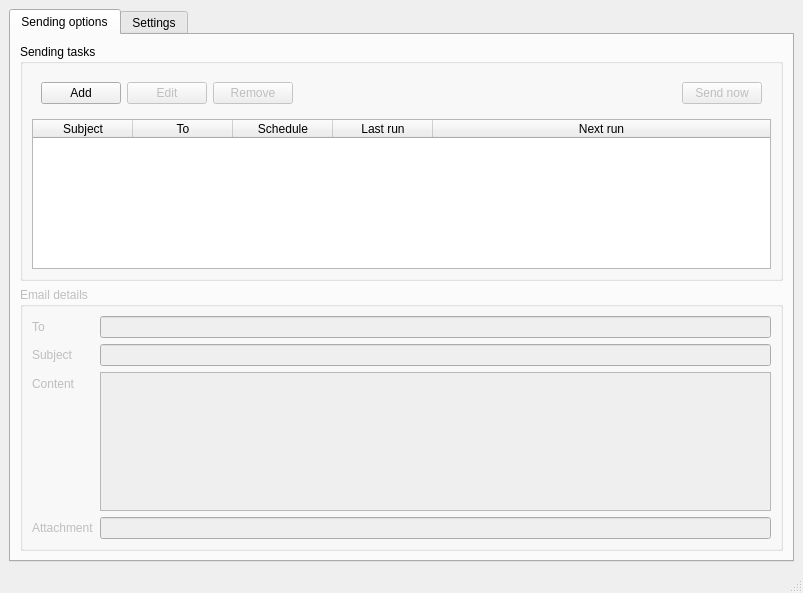
<?xml version="1.0" encoding="UTF-8"?>
<ui version="4.0">
 <class>MainWindow</class>
 <widget class="QMainWindow" name="MainWindow">
  <property name="geometry">
   <rect>
    <x>0</x>
    <y>0</y>
    <width>803</width>
    <height>593</height>
   </rect>
  </property>
  <property name="windowTitle">
   <string>Periodical Email Sender</string>
  </property>
  <widget class="QWidget" name="centralwidget">
   <layout class="QVBoxLayout" name="verticalLayout_4">
    <item>
     <widget class="QTabWidget" name="tabWidget">
      <property name="currentIndex">
       <number>0</number>
      </property>
      <widget class="QWidget" name="mainTab">
       <attribute name="title">
        <string>Sending options</string>
       </attribute>
       <layout class="QVBoxLayout" name="verticalLayout_2">
        <item>
         <widget class="QGroupBox" name="filesGroupBox">
          <property name="title">
           <string>Sending tasks</string>
          </property>
          <layout class="QVBoxLayout" name="verticalLayout">
           <item>
            <widget class="QWidget" name="buttonsWidget" native="true">
             <layout class="QHBoxLayout" name="horizontalLayout_3">
              <item>
               <widget class="QPushButton" name="addPushButton">
                <property name="text">
                 <string>Add</string>
                </property>
               </widget>
              </item>
              <item>
               <widget class="QPushButton" name="editPushButton">
                <property name="enabled">
                 <bool>false</bool>
                </property>
                <property name="text">
                 <string>Edit</string>
                </property>
               </widget>
              </item>
              <item>
               <widget class="QPushButton" name="removePushButton">
                <property name="enabled">
                 <bool>false</bool>
                </property>
                <property name="text">
                 <string>Remove</string>
                </property>
               </widget>
              </item>
              <item>
               <spacer name="horizontalSpacer">
                <property name="orientation">
                 <enum>Qt::Horizontal</enum>
                </property>
                <property name="sizeHint" stdset="0">
                 <size>
                  <width>40</width>
                  <height>20</height>
                 </size>
                </property>
               </spacer>
              </item>
              <item>
               <widget class="QPushButton" name="sendPushButton">
                <property name="enabled">
                 <bool>false</bool>
                </property>
                <property name="text">
                 <string>Send now</string>
                </property>
               </widget>
              </item>
             </layout>
            </widget>
           </item>
           <item>
            <widget class="QTableWidget" name="filesTableWidget">
             <property name="sizePolicy">
              <sizepolicy hsizetype="Expanding" vsizetype="Expanding">
               <horstretch>0</horstretch>
               <verstretch>0</verstretch>
              </sizepolicy>
             </property>
             <property name="minimumSize">
              <size>
               <width>0</width>
               <height>150</height>
              </size>
             </property>
             <property name="sizeAdjustPolicy">
              <enum>QAbstractScrollArea::AdjustToContents</enum>
             </property>
             <property name="editTriggers">
              <set>QAbstractItemView::NoEditTriggers</set>
             </property>
             <property name="showDropIndicator" stdset="0">
              <bool>false</bool>
             </property>
             <property name="dragDropOverwriteMode">
              <bool>false</bool>
             </property>
             <property name="selectionBehavior">
              <enum>QAbstractItemView::SelectRows</enum>
             </property>
             <attribute name="horizontalHeaderVisible">
              <bool>true</bool>
             </attribute>
             <attribute name="horizontalHeaderStretchLastSection">
              <bool>true</bool>
             </attribute>
             <column>
              <property name="text">
               <string>Subject</string>
              </property>
             </column>
             <column>
              <property name="text">
               <string>To</string>
              </property>
             </column>
             <column>
              <property name="text">
               <string>Schedule</string>
              </property>
             </column>
             <column>
              <property name="text">
               <string>Last run</string>
              </property>
             </column>
             <column>
              <property name="text">
               <string>Next run</string>
              </property>
             </column>
            </widget>
           </item>
          </layout>
         </widget>
        </item>
        <item>
         <widget class="QGroupBox" name="emailGroupBox">
          <property name="enabled">
           <bool>false</bool>
          </property>
          <property name="title">
           <string>Email details</string>
          </property>
          <layout class="QFormLayout" name="formLayout">
           <item row="0" column="0">
            <widget class="QLabel" name="toLabel">
             <property name="text">
              <string>To</string>
             </property>
            </widget>
           </item>
           <item row="0" column="1">
            <widget class="QLineEdit" name="toLineEdit">
             <property name="readOnly">
              <bool>true</bool>
             </property>
            </widget>
           </item>
           <item row="1" column="0">
            <widget class="QLabel" name="subjectLabel">
             <property name="text">
              <string>Subject</string>
             </property>
            </widget>
           </item>
           <item row="1" column="1">
            <widget class="QLineEdit" name="subjectLineEdit">
             <property name="readOnly">
              <bool>true</bool>
             </property>
            </widget>
           </item>
           <item row="2" column="0">
            <widget class="QLabel" name="bodyLabel">
             <property name="text">
              <string>Content</string>
             </property>
            </widget>
           </item>
           <item row="2" column="1">
            <widget class="QPlainTextEdit" name="bodyPlainTextEdit">
             <property name="readOnly">
              <bool>true</bool>
             </property>
            </widget>
           </item>
           <item row="3" column="0">
            <widget class="QLabel" name="attachmentLabel">
             <property name="text">
              <string>Attachment</string>
             </property>
            </widget>
           </item>
           <item row="3" column="1">
            <widget class="QLineEdit" name="attachmentLineEdit">
             <property name="font">
              <font>
               <weight>75</weight>
               <bold>true</bold>
              </font>
             </property>
             <property name="readOnly">
              <bool>true</bool>
             </property>
            </widget>
           </item>
          </layout>
         </widget>
        </item>
       </layout>
      </widget>
      <widget class="QWidget" name="settingsTab">
       <attribute name="title">
        <string>Settings</string>
       </attribute>
       <layout class="QVBoxLayout" name="verticalLayout_3">
        <item>
         <widget class="QGroupBox" name="serverGroupBox">
          <property name="title">
           <string>Mail server settings</string>
          </property>
          <layout class="QHBoxLayout" name="horizontalLayout">
           <item>
            <widget class="QLabel" name="serverAddressLabel">
             <property name="text">
              <string>SMTP Server</string>
             </property>
            </widget>
           </item>
           <item>
            <widget class="QLineEdit" name="serverAddressLineEdit">
             <property name="text">
              <string>smtp.gmail.com</string>
             </property>
            </widget>
           </item>
           <item>
            <widget class="QLabel" name="serverPortLabe">
             <property name="text">
              <string>Port</string>
             </property>
            </widget>
           </item>
           <item>
            <widget class="QSpinBox" name="serverPortSpinBox">
             <property name="minimum">
              <number>1</number>
             </property>
             <property name="maximum">
              <number>65535</number>
             </property>
             <property name="value">
              <number>465</number>
             </property>
            </widget>
           </item>
           <item>
            <widget class="QCheckBox" name="tlsCheckBox">
             <property name="text">
              <string>SSL/TLS</string>
             </property>
             <property name="checked">
              <bool>true</bool>
             </property>
            </widget>
           </item>
          </layout>
         </widget>
        </item>
        <item>
         <widget class="QGroupBox" name="loginGroupBox">
          <property name="title">
           <string>Login</string>
          </property>
          <layout class="QHBoxLayout" name="horizontalLayout_2">
           <item>
            <widget class="QLabel" name="usernameLabel">
             <property name="text">
              <string>Username</string>
             </property>
            </widget>
           </item>
           <item>
            <widget class="QLineEdit" name="usernameLineEdit">
             <property name="placeholderText">
              <string>of your account</string>
             </property>
            </widget>
           </item>
           <item>
            <widget class="QLabel" name="passwordLabel">
             <property name="text">
              <string>Password</string>
             </property>
            </widget>
           </item>
           <item>
            <widget class="QLineEdit" name="passwordLineEdit">
             <property name="echoMode">
              <enum>QLineEdit::Password</enum>
             </property>
             <property name="placeholderText">
              <string>of your account</string>
             </property>
            </widget>
           </item>
           <item>
            <widget class="QCheckBox" name="showPasswordCheckBox">
             <property name="text">
              <string>Show</string>
             </property>
             <property name="checked">
              <bool>false</bool>
             </property>
            </widget>
           </item>
          </layout>
         </widget>
        </item>
        <item>
         <widget class="QGroupBox" name="senderGroupBox">
          <property name="title">
           <string>Sender information</string>
          </property>
          <layout class="QHBoxLayout" name="horizontalLayout_4">
           <item>
            <widget class="QLabel" name="senderNameLabel">
             <property name="text">
              <string>Name</string>
             </property>
            </widget>
           </item>
           <item>
            <widget class="QLineEdit" name="senderNameLineEdit">
             <property name="placeholderText">
              <string>shown on the message</string>
             </property>
            </widget>
           </item>
           <item>
            <widget class="QLabel" name="senderEmailLabel">
             <property name="text">
              <string>Email</string>
             </property>
            </widget>
           </item>
           <item>
            <widget class="QLineEdit" name="senderEmailLineEdit">
             <property name="placeholderText">
              <string>shown on the message</string>
             </property>
            </widget>
           </item>
          </layout>
         </widget>
        </item>
        <item>
         <widget class="QGroupBox" name="tasksFileGroupBox">
          <property name="title">
           <string>Tasks file</string>
          </property>
          <layout class="QHBoxLayout" name="horizontalLayout_5">
           <item>
            <widget class="QLabel" name="tasksFileLabel">
             <property name="text">
              <string>Save to/load from</string>
             </property>
            </widget>
           </item>
           <item>
            <widget class="QLineEdit" name="tasksFileLineEdit">
             <property name="placeholderText">
              <string>File path</string>
             </property>
            </widget>
           </item>
           <item>
            <widget class="QPushButton" name="tasksFilePushButton">
             <property name="text">
              <string>Browse</string>
             </property>
            </widget>
           </item>
          </layout>
         </widget>
        </item>
        <item>
         <widget class="QWidget" name="widget" native="true">
          <layout class="QHBoxLayout" name="horizontalLayout_6">
           <item>
            <spacer name="horizontalSpacer_2">
             <property name="orientation">
              <enum>Qt::Horizontal</enum>
             </property>
             <property name="sizeHint" stdset="0">
              <size>
               <width>528</width>
               <height>20</height>
              </size>
             </property>
            </spacer>
           </item>
           <item>
            <widget class="QDialogButtonBox" name="settingsButtonBox">
             <property name="sizePolicy">
              <sizepolicy hsizetype="Maximum" vsizetype="Fixed">
               <horstretch>0</horstretch>
               <verstretch>0</verstretch>
              </sizepolicy>
             </property>
             <property name="standardButtons">
              <set>QDialogButtonBox::Reset|QDialogButtonBox::Save</set>
             </property>
            </widget>
           </item>
          </layout>
         </widget>
        </item>
       </layout>
      </widget>
     </widget>
    </item>
   </layout>
  </widget>
  <widget class="QMenuBar" name="menubar">
   <property name="geometry">
    <rect>
     <x>0</x>
     <y>0</y>
     <width>803</width>
     <height>26</height>
    </rect>
   </property>
  </widget>
  <widget class="QStatusBar" name="statusbar"/>
 </widget>
 <tabstops>
  <tabstop>filesTableWidget</tabstop>
  <tabstop>passwordLineEdit</tabstop>
  <tabstop>showPasswordCheckBox</tabstop>
  <tabstop>removePushButton</tabstop>
  <tabstop>serverAddressLineEdit</tabstop>
  <tabstop>usernameLineEdit</tabstop>
  <tabstop>tlsCheckBox</tabstop>
  <tabstop>serverPortSpinBox</tabstop>
 </tabstops>
 <resources/>
 <connections/>
</ui>
